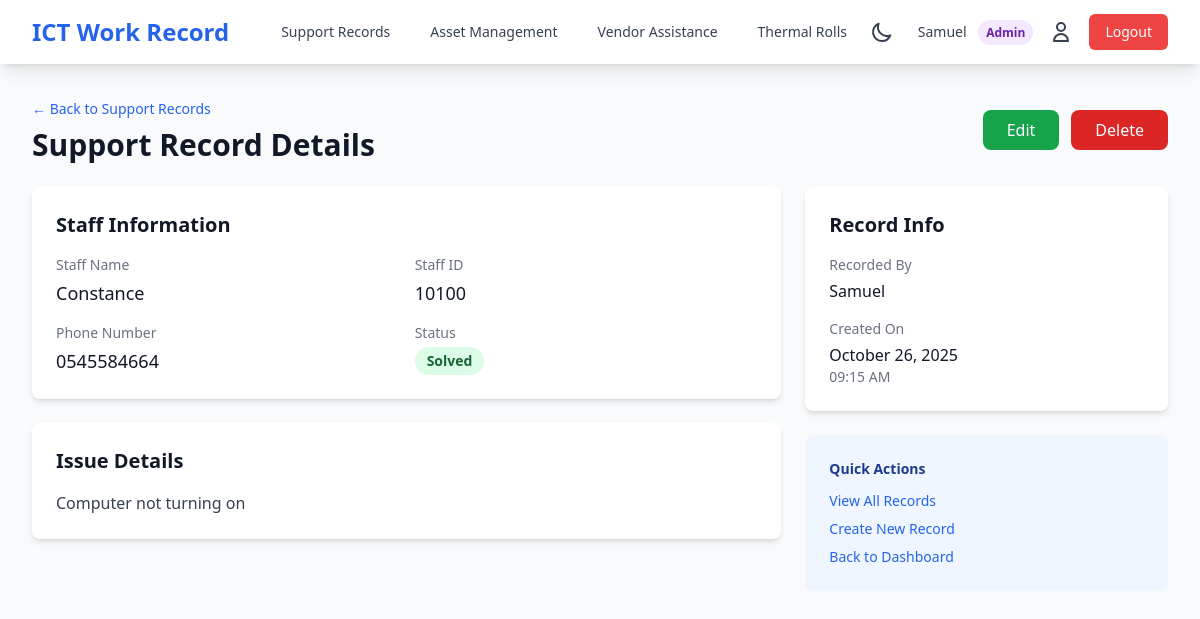
The app's page /support/2/ (signed in) with its own data.
### support_records/models.py (models this page shows, shortened)
class SupportRecord(models.Model):
    PENDING = 'PENDING'
    IN_PROGRESS = 'IN_PROGRESS'
    SOLVED = 'SOLVED'
    STATUS_CHOICES = [
        (PENDING, 'Pending'),
        (IN_PROGRESS, 'In Progress'),
        (SOLVED, 'Solved'),
    ]
    staff_name = models.CharField(max_length=200, help_text="Name of the staff assisted")
    staff_id = models.CharField(max_length=50, help_text="Staff ID number")
    issue_reported = models.TextField(help_text="Description of the problem")
    phone_number = models.CharField(max_length=20, help_text="Staff contact number")
    status = models.CharField(
        max_length=20,
        choices=STATUS_CHOICES,
        default=PENDING,
        help_text="Current status of the issue"
    )
    recorded_by = models.ForeignKey(
        User,
        on_delete=models.PROTECT,
        related_name='support_records',
        help_text="ICT staff who recorded this"
    )
    timestamp = models.DateTimeField(default=timezone.now, help_text="When this was recorded")
    resolved_at = models.DateTimeField(null=True, blank=True, help_text="When the issue was resolved")
    notes = models.TextField(blank=True, help_text="Additional notes or resolution details")
    class Meta:
        ordering = ['-timestamp']
        verbose_name = "Support Record"
        verbose_name_plural = "Support Records"
        indexes = [
            models.Index(fields=['-timestamp']),
            models.Index(fields=['status']),
            models.Index(fields=['staff_id']),
        ]

### support_records/views.py (the view)
# urls.py: path('<int:pk>/', views.support_record_detail, name='detail'),
@login_required
def support_record_detail(request, pk):
    is_admin = user_is_admin(request.user)
    if is_admin:
        record = get_object_or_404(SupportRecord, pk=pk)
    else:
        record = get_object_or_404(SupportRecord, pk=pk, recorded_by=request.user)
    context = {
        'record': record,
        'is_admin': is_admin,
    }
    return render(request, 'support_records/detail.html', context)

### support_records/views.py (called while the page is built)
def user_is_admin(user):
    return user.groups.filter(name='Admin').exists()

### templates/support_records/detail.html (shortened to what this page needs)
{% extends 'base.html' %}
{% block content %}
<div class="mb-6">
    <div class="flex justify-between items-center">
        <div>
            <a href="{% url 'support_records:list' %}" class="text-blue-600 hover:text-blue-800 dark:text-blue-400 dark:hover:text-blue-300 text-sm mb-2 inline-block">
                ← Back to Support Records
            </a>
            <h1 class="text-3xl font-bold text-gray-900 dark:text-white">Support Record Details</h1>
        </div>
        <div class="flex space-x-3">
            {% if is_admin or record.recorded_by == request.user %}
            <a href="{% url 'support_records:update' record.pk %}" class="bg-green-600 hover:bg-green-700 dark:bg-green-500 dark:hover:bg-green-600 text-white px-6 py-2 rounded-lg font-medium transition">
                Edit
            </a>
            <a href="{% url 'support_records:delete' record.pk %}" class="bg-red-600 hover:bg-red-700 dark:bg-red-500 dark:hover:bg-red-600 text-white px-6 py-2 rounded-lg font-medium transition">
                Delete
            </a>
            {% endif %}
        </div>
    </div>
</div>
<div class="grid grid-cols-1 lg:grid-cols-3 gap-6">
    <div class="lg:col-span-2">
        <div class="bg-white dark:bg-gray-800 rounded-lg shadow-md p-6 mb-6">
            <h2 class="text-xl font-semibold text-gray-900 dark:text-white mb-4">Staff Information</h2>
            <div class="grid grid-cols-1 md:grid-cols-2 gap-4">
                <div>
                    <label class="block text-sm font-medium text-gray-500 dark:text-gray-400">Staff Name</label>
                    <p class="mt-1 text-lg text-gray-900 dark:text-white">{{ record.staff_name }}</p>
                </div>
                <div>
                    <label class="block text-sm font-medium text-gray-500 dark:text-gray-400">Staff ID</label>
                    <p class="mt-1 text-lg text-gray-900 dark:text-white">{{ record.staff_id }}</p>
                </div>
                <div>
                    <label class="block text-sm font-medium text-gray-500 dark:text-gray-400">Phone Number</label>
                    <p class="mt-1 text-lg text-gray-900 dark:text-white">{{ record.phone_number }}</p>
                </div>
                <div>
                    <label class="block text-sm font-medium text-gray-500 dark:text-gray-400">Status</label>
                    <p class="mt-1">
                        <span class="px-3 py-1 inline-flex text-sm leading-5 font-semibold rounded-full
                            {% if record.status == 'SOLVED' %}
                                bg-green-100 text-green-800 dark:bg-green-900 dark:text-green-200
                            {% elif record.status == 'IN_PROGRESS' %}
                                bg-yellow-100 text-yellow-800 dark:bg-yellow-900 dark:text-yellow-200
                            {% else %}
                                bg-gray-100 text-gray-800 dark:bg-gray-700 dark:text-gray-300
                            {% endif %}">
                            {{ record.get_status_display }}
                        </span>
                    </p>
                </div>
            </div>
        </div>
        <div class="bg-white dark:bg-gray-800 rounded-lg shadow-md p-6">
            <h2 class="text-xl font-semibold text-gray-900 dark:text-white mb-4">Issue Details</h2>
            <div class="prose dark:prose-invert max-w-none">
                <p class="text-gray-700 dark:text-gray-300 whitespace-pre-wrap">{{ record.issue_reported }}</p>
            </div>
        </div>
    </div>
    <div class="lg:col-span-1">
        <div class="bg-white dark:bg-gray-800 rounded-lg shadow-md p-6 mb-6">
            <h2 class="text-xl font-semibold text-gray-900 dark:text-white mb-4">Record Info</h2>
            <div class="space-y-4">
                <div>
                    <label class="block text-sm font-medium text-gray-500 dark:text-gray-400">Recorded By</label>
                    <p class="mt-1 text-gray-900 dark:text-white">
                        {{ record.recorded_by.get_full_name|default:record.recorded_by.username }}
                    </p>
                </div>
                <div>
                    <label class="block text-sm font-medium text-gray-500 dark:text-gray-400">Created On</label>
                    <p class="mt-1 text-gray-900 dark:text-white">{{ record.timestamp|date:"F d, Y" }}</p>
                    <p class="text-sm text-gray-500 dark:text-gray-400">{{ record.timestamp|date:"h:i A" }}</p>
                </div>
            </div>
        </div>
        <div class="bg-blue-50 dark:bg-blue-900/20 rounded-lg p-6">
            <h3 class="text-sm font-semibold text-blue-900 dark:text-blue-200 mb-3">Quick Actions</h3>
            <div class="space-y-2">
                <a href="{% url 'support_records:list' %}" class="block text-sm text-blue-600 hover:text-blue-800 dark:text-blue-400 dark:hover:text-blue-300">
                    View All Records
                </a>
                <a href="{% url 'support_records:create' %}" class="block text-sm text-blue-600 hover:text-blue-800 dark:text-blue-400 dark:hover:text-blue-300">
                    Create New Record
                </a>
                <a href="{% url 'dashboard' %}" class="block text-sm text-blue-600 hover:text-blue-800 dark:text-blue-400 dark:hover:text-blue-300">
                    Back to Dashboard
                </a>
            </div>
        </div>
    </div>
</div>
{% endblock %}

### templates/base.html (shortened to what this page needs)
<!DOCTYPE html>
<html lang="en" class="h-full">
<head>
    <script src="https://cdn.tailwindcss.com"></script>
    {% load static %}
    <link rel="stylesheet" href="{% static 'css/custom.css' %}">
</head>
<body class="bg-gray-50 dark:bg-gray-900 min-h-screen h-full transition-colors duration-200">
    <nav class="bg-white dark:bg-gray-800 shadow-lg transition-colors duration-200">
        <div class="max-w-7xl mx-auto px-4 sm:px-6 lg:px-8">
            <div class="flex justify-between h-16">
                <div class="flex items-center">
                    <a href="{% url 'dashboard' %}" class="flex items-center">
                        <span class="text-2xl font-bold text-blue-600 dark:text-blue-400">ICT Work Record</span>
                    </a>
                    {% if user.is_authenticated %}
                    <div class="hidden md:ml-10 md:flex md:space-x-4">
                        <a href="{% url 'support_records:list' %}" class="text-gray-700 dark:text-gray-300 hover:text-blue-600 dark:hover:text-blue-400 px-3 py-2 rounded-md text-sm font-medium transition">Support Records</a>
                        <a href="{% url 'asset_management:list' %}" class="text-gray-700 dark:text-gray-300 hover:text-blue-600 dark:hover:text-blue-400 px-3 py-2 rounded-md text-sm font-medium transition">Asset Management</a>
                        <a href="{% url 'vendor_assistance:list' %}" class="text-gray-700 dark:text-gray-300 hover:text-blue-600 dark:hover:text-blue-400 px-3 py-2 rounded-md text-sm font-medium transition">Vendor Assistance</a>
                        <a href="{% url 'thermal_rolls:list' %}" class="text-gray-700 dark:text-gray-300 hover:text-blue-600 dark:hover:text-blue-400 px-3 py-2 rounded-md text-sm font-medium transition">Thermal Rolls</a>
                    </div>
                    {% endif %}
                </div>
                <div class="flex items-center space-x-4">
                    {% if user.is_authenticated %}
                        <button onclick="toggleDarkMode()" class="p-2 rounded-lg hover:bg-gray-100 dark:hover:bg-gray-700 transition" title="Toggle Dark Mode">
                            <svg class="w-6 h-6 text-gray-700 dark:text-gray-300 block dark:hidden" fill="none" stroke="currentColor" viewBox="0 0 24 24">
                                <path stroke-linecap="round" stroke-linejoin="round" stroke-width="2" d="M20.354 15.354A9 9 0 018.646 3.646 9.003 9.003 0 0012 21a9.003 9.003 0 008.354-5.646z"></path>
                            </svg>
                        </button>
                        <span class="text-sm text-gray-700 dark:text-gray-300">
                            <span class="font-medium">{{ user.get_full_name|default:user.username }}</span>
                            {% if user.groups.all %}
                                {% with first_group=user.groups.first.name %}
                                <span class="ml-2 px-2 py-1 text-xs font-semibold rounded-full
                                    {% if first_group == 'Admin' %}
                                        bg-purple-100 text-purple-800 dark:bg-purple-900 dark:text-purple-200
                                    {% else %}
                                        bg-blue-100 text-blue-800 dark:bg-blue-900 dark:text-blue-200
                                    {% endif %}
                                ">
                                    {{ first_group }}
                                </span>
                                {% endwith %}
                            {% endif %}
                        </span>
                        <a href="{% url 'accounts:profile' %}" class="text-gray-700 dark:text-gray-300 hover:text-blue-600 dark:hover:text-blue-400 transition" title="Profile">
                            <svg class="w-6 h-6" fill="none" stroke="currentColor" viewBox="0 0 24 24">
                                <path stroke-linecap="round" stroke-linejoin="round" stroke-width="2" d="M16 7a4 4 0 11-8 0 4 4 0 018 0zM12 14a7 7 0 00-7 7h14a7 7 0 00-7-7z"></path>
                            </svg>
                        </a>
                        <form method="post" action="{% url 'accounts:logout' %}" class="inline">
                            <button type="submit" class="bg-red-500 hover:bg-red-600 dark:bg-red-600 dark:hover:bg-red-700 text-white px-4 py-2 rounded-md text-sm font-medium transition">
                                Logout
                            </button>
                        </form>
                    {% else %}
                        <a href="{% url 'accounts:login' %}" class="bg-blue-600 hover:bg-blue-700 text-white px-4 py-2 rounded-md text-sm font-medium transition">
                            Login
                        </a>
                    {% endif %}
                </div>
            </div>
        </div>
    </nav>
    <main class="max-w-7xl mx-auto px-4 sm:px-6 lg:px-8 py-8">
        {% block content %}{% endblock %}
    </main>
</body>
</html>

### records on screen
SupportRecord: staff_name "Constance", staff_id "10100", phone_number "0545584664", status "Solved", issue_reported "Computer not turning on", recorded_by.get_full_name "Samuel", timestamp "October 26, 2025", timestamp "09:15 AM"

### other values on screen
{{ user.get_full_name|default:user.username }} "Samuel"
{{ first_group }} "Admin"
